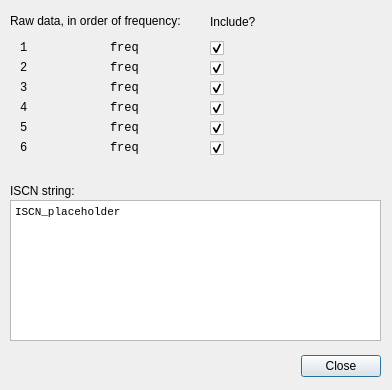
<?xml version="1.0" encoding="UTF-8"?>
<ui version="4.0">
 <class>ReportDialog</class>
 <widget class="QDialog" name="ReportDialog">
  <property name="geometry">
   <rect>
    <x>0</x>
    <y>0</y>
    <width>392</width>
    <height>390</height>
   </rect>
  </property>
  <property name="windowTitle">
   <string>Report</string>
  </property>
  <widget class="QDialogButtonBox" name="buttonBox">
   <property name="geometry">
    <rect>
     <x>300</x>
     <y>350</y>
     <width>81</width>
     <height>32</height>
    </rect>
   </property>
   <property name="orientation">
    <enum>Qt::Horizontal</enum>
   </property>
   <property name="standardButtons">
    <set>QDialogButtonBox::Close</set>
   </property>
  </widget>
  <widget class="QLabel" name="label">
   <property name="geometry">
    <rect>
     <x>10</x>
     <y>10</y>
     <width>171</width>
     <height>21</height>
    </rect>
   </property>
   <property name="text">
    <string>Raw data, in order of frequency:</string>
   </property>
  </widget>
  <widget class="QTextBrowser" name="ISCNStringsTextBrowser">
   <property name="geometry">
    <rect>
     <x>10</x>
     <y>200</y>
     <width>371</width>
     <height>141</height>
    </rect>
   </property>
   <property name="font">
    <font>
     <family>Courier New</family>
    </font>
   </property>
   <property name="html">
    <string>&lt;!DOCTYPE HTML PUBLIC &quot;-//W3C//DTD HTML 4.0//EN&quot; &quot;http://www.w3.org/TR/REC-html40/strict.dtd&quot;&gt;
&lt;html&gt;&lt;head&gt;&lt;meta name=&quot;qrichtext&quot; content=&quot;1&quot; /&gt;&lt;style type=&quot;text/css&quot;&gt;
p, li { white-space: pre-wrap; }
&lt;/style&gt;&lt;/head&gt;&lt;body style=&quot; font-family:'Courier New'; font-size:8.25pt; font-weight:400; font-style:normal;&quot;&gt;
&lt;p style=&quot; margin-top:0px; margin-bottom:0px; margin-left:0px; margin-right:0px; -qt-block-indent:0; text-indent:0px;&quot;&gt;&lt;span style=&quot; font-family:'MS Shell Dlg 2';&quot;&gt;ISCN_placeholder&lt;/span&gt;&lt;/p&gt;&lt;/body&gt;&lt;/html&gt;</string>
   </property>
  </widget>
  <widget class="QLabel" name="label_2">
   <property name="geometry">
    <rect>
     <x>10</x>
     <y>180</y>
     <width>71</width>
     <height>21</height>
    </rect>
   </property>
   <property name="text">
    <string>ISCN string:</string>
   </property>
  </widget>
  <widget class="QLabel" name="TrgLabel_1">
   <property name="geometry">
    <rect>
     <x>20</x>
     <y>40</y>
     <width>81</width>
     <height>16</height>
    </rect>
   </property>
   <property name="font">
    <font>
     <family>Courier New</family>
    </font>
   </property>
   <property name="text">
    <string>1</string>
   </property>
  </widget>
  <widget class="QLabel" name="TrgLabel_2">
   <property name="geometry">
    <rect>
     <x>20</x>
     <y>60</y>
     <width>81</width>
     <height>16</height>
    </rect>
   </property>
   <property name="font">
    <font>
     <family>Courier New</family>
    </font>
   </property>
   <property name="text">
    <string>2</string>
   </property>
  </widget>
  <widget class="QLabel" name="TrgLabel_3">
   <property name="geometry">
    <rect>
     <x>20</x>
     <y>80</y>
     <width>81</width>
     <height>16</height>
    </rect>
   </property>
   <property name="font">
    <font>
     <family>Courier New</family>
    </font>
   </property>
   <property name="text">
    <string>3</string>
   </property>
  </widget>
  <widget class="QLabel" name="TrgLabel_4">
   <property name="geometry">
    <rect>
     <x>20</x>
     <y>100</y>
     <width>81</width>
     <height>16</height>
    </rect>
   </property>
   <property name="font">
    <font>
     <family>Courier New</family>
    </font>
   </property>
   <property name="text">
    <string>4</string>
   </property>
  </widget>
  <widget class="QLabel" name="TrgLabel_5">
   <property name="geometry">
    <rect>
     <x>20</x>
     <y>120</y>
     <width>81</width>
     <height>16</height>
    </rect>
   </property>
   <property name="font">
    <font>
     <family>Courier New</family>
    </font>
   </property>
   <property name="text">
    <string>5</string>
   </property>
  </widget>
  <widget class="QLabel" name="TrgLabel_6">
   <property name="geometry">
    <rect>
     <x>20</x>
     <y>140</y>
     <width>81</width>
     <height>16</height>
    </rect>
   </property>
   <property name="font">
    <font>
     <family>Courier New</family>
    </font>
   </property>
   <property name="text">
    <string>6</string>
   </property>
  </widget>
  <widget class="QLabel" name="TrgCount_1">
   <property name="geometry">
    <rect>
     <x>110</x>
     <y>40</y>
     <width>91</width>
     <height>16</height>
    </rect>
   </property>
   <property name="font">
    <font>
     <family>Courier New</family>
    </font>
   </property>
   <property name="text">
    <string>freq</string>
   </property>
  </widget>
  <widget class="QLabel" name="TrgCount_2">
   <property name="geometry">
    <rect>
     <x>110</x>
     <y>60</y>
     <width>91</width>
     <height>16</height>
    </rect>
   </property>
   <property name="font">
    <font>
     <family>Courier New</family>
    </font>
   </property>
   <property name="text">
    <string>freq</string>
   </property>
  </widget>
  <widget class="QLabel" name="TrgCount_3">
   <property name="geometry">
    <rect>
     <x>110</x>
     <y>80</y>
     <width>91</width>
     <height>16</height>
    </rect>
   </property>
   <property name="font">
    <font>
     <family>Courier New</family>
    </font>
   </property>
   <property name="text">
    <string>freq</string>
   </property>
  </widget>
  <widget class="QLabel" name="TrgCount_4">
   <property name="geometry">
    <rect>
     <x>110</x>
     <y>100</y>
     <width>91</width>
     <height>16</height>
    </rect>
   </property>
   <property name="font">
    <font>
     <family>Courier New</family>
    </font>
   </property>
   <property name="text">
    <string>freq</string>
   </property>
  </widget>
  <widget class="QLabel" name="TrgCount_5">
   <property name="geometry">
    <rect>
     <x>110</x>
     <y>120</y>
     <width>91</width>
     <height>16</height>
    </rect>
   </property>
   <property name="font">
    <font>
     <family>Courier New</family>
    </font>
   </property>
   <property name="text">
    <string>freq</string>
   </property>
  </widget>
  <widget class="QLabel" name="TrgCount_6">
   <property name="geometry">
    <rect>
     <x>110</x>
     <y>140</y>
     <width>91</width>
     <height>16</height>
    </rect>
   </property>
   <property name="font">
    <font>
     <family>Courier New</family>
    </font>
   </property>
   <property name="text">
    <string>freq</string>
   </property>
  </widget>
  <widget class="QLabel" name="label_3">
   <property name="geometry">
    <rect>
     <x>210</x>
     <y>15</y>
     <width>47</width>
     <height>13</height>
    </rect>
   </property>
   <property name="text">
    <string>Include?</string>
   </property>
  </widget>
  <widget class="QCheckBox" name="IncludecheckBox_1">
   <property name="geometry">
    <rect>
     <x>210</x>
     <y>40</y>
     <width>21</width>
     <height>17</height>
    </rect>
   </property>
   <property name="text">
    <string/>
   </property>
   <property name="checked">
    <bool>true</bool>
   </property>
  </widget>
  <widget class="QCheckBox" name="IncludecheckBox_2">
   <property name="geometry">
    <rect>
     <x>210</x>
     <y>60</y>
     <width>21</width>
     <height>17</height>
    </rect>
   </property>
   <property name="text">
    <string/>
   </property>
   <property name="checked">
    <bool>true</bool>
   </property>
  </widget>
  <widget class="QCheckBox" name="IncludecheckBox_3">
   <property name="geometry">
    <rect>
     <x>210</x>
     <y>80</y>
     <width>21</width>
     <height>17</height>
    </rect>
   </property>
   <property name="text">
    <string/>
   </property>
   <property name="checked">
    <bool>true</bool>
   </property>
  </widget>
  <widget class="QCheckBox" name="IncludecheckBox_4">
   <property name="geometry">
    <rect>
     <x>210</x>
     <y>100</y>
     <width>21</width>
     <height>17</height>
    </rect>
   </property>
   <property name="text">
    <string/>
   </property>
   <property name="checked">
    <bool>true</bool>
   </property>
  </widget>
  <widget class="QCheckBox" name="IncludecheckBox_5">
   <property name="geometry">
    <rect>
     <x>210</x>
     <y>120</y>
     <width>21</width>
     <height>17</height>
    </rect>
   </property>
   <property name="text">
    <string/>
   </property>
   <property name="checked">
    <bool>true</bool>
   </property>
  </widget>
  <widget class="QCheckBox" name="IncludecheckBox_6">
   <property name="geometry">
    <rect>
     <x>210</x>
     <y>140</y>
     <width>21</width>
     <height>17</height>
    </rect>
   </property>
   <property name="text">
    <string/>
   </property>
   <property name="checked">
    <bool>true</bool>
   </property>
  </widget>
 </widget>
 <resources/>
 <connections>
  <connection>
   <sender>buttonBox</sender>
   <signal>accepted()</signal>
   <receiver>ReportDialog</receiver>
   <slot>accept()</slot>
   <hints>
    <hint type="sourcelabel">
     <x>248</x>
     <y>254</y>
    </hint>
    <hint type="destinationlabel">
     <x>157</x>
     <y>274</y>
    </hint>
   </hints>
  </connection>
  <connection>
   <sender>buttonBox</sender>
   <signal>rejected()</signal>
   <receiver>ReportDialog</receiver>
   <slot>reject()</slot>
   <hints>
    <hint type="sourcelabel">
     <x>316</x>
     <y>260</y>
    </hint>
    <hint type="destinationlabel">
     <x>286</x>
     <y>274</y>
    </hint>
   </hints>
  </connection>
 </connections>
</ui>
